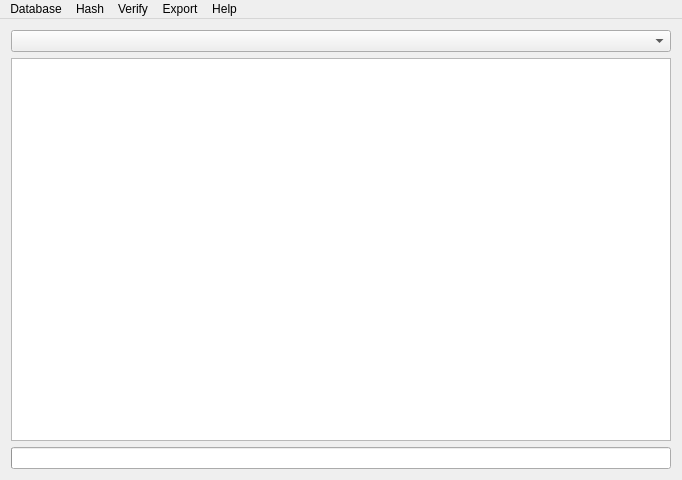
<?xml version="1.0" encoding="UTF-8"?>
<ui version="4.0">
 <class>MainWindow</class>
 <widget class="QMainWindow" name="MainWindow">
  <property name="geometry">
   <rect>
    <x>0</x>
    <y>0</y>
    <width>682</width>
    <height>480</height>
   </rect>
  </property>
  <widget class="QWidget" name="centralWidget">
   <layout class="QVBoxLayout" name="verticalLayout">
    <item>
     <layout class="QHBoxLayout" name="horizontalLayout">
      <item>
       <widget class="QComboBox" name="comboBoxTables">
        <property name="minimumSize">
         <size>
          <width>300</width>
          <height>0</height>
         </size>
        </property>
       </widget>
      </item>
     </layout>
    </item>
    <item>
     <widget class="QTableView" name="tableView"/>
    </item>
    <item>
     <widget class="QProgressBar" name="progressBar">
      <property name="value">
       <number>0</number>
      </property>
      <property name="textVisible">
       <bool>false</bool>
      </property>
     </widget>
    </item>
   </layout>
  </widget>
  <widget class="QMenuBar" name="menuBar">
   <property name="geometry">
    <rect>
     <x>0</x>
     <y>0</y>
     <width>682</width>
     <height>21</height>
    </rect>
   </property>
   <widget class="QMenu" name="menuDb">
    <property name="title">
     <string>Database</string>
    </property>
    <addaction name="actionDbNew"/>
    <addaction name="actionDbOpen"/>
    <addaction name="separator"/>
    <addaction name="actionE_xit"/>
   </widget>
   <widget class="QMenu" name="menuVerify">
    <property name="title">
     <string>Verify</string>
    </property>
    <addaction name="actionVerifyFile"/>
    <addaction name="actionVerifyDirectory"/>
   </widget>
   <widget class="QMenu" name="menuExport">
    <property name="title">
     <string>Export</string>
    </property>
    <addaction name="actionCurrent_Table"/>
   </widget>
   <widget class="QMenu" name="menuHash">
    <property name="title">
     <string>Hash</string>
    </property>
    <addaction name="actionHashFile"/>
    <addaction name="actionHashDirectory"/>
   </widget>
   <widget class="QMenu" name="menuHelp">
    <property name="title">
     <string>Help</string>
    </property>
    <addaction name="actionAbout"/>
    <addaction name="actionAbout_Qt"/>
   </widget>
   <addaction name="menuDb"/>
   <addaction name="menuHash"/>
   <addaction name="menuVerify"/>
   <addaction name="menuExport"/>
   <addaction name="menuHelp"/>
  </widget>
  <action name="actionHashFile">
   <property name="text">
    <string>File(s)</string>
   </property>
  </action>
  <action name="actionHashDirectory">
   <property name="text">
    <string>Directory</string>
   </property>
  </action>
  <action name="actionSet_file_filter">
   <property name="text">
    <string>Set file filter</string>
   </property>
  </action>
  <action name="actionVerifyFile">
   <property name="text">
    <string>File(s)</string>
   </property>
  </action>
  <action name="actionVerifyDirectory">
   <property name="text">
    <string>Directory</string>
   </property>
  </action>
  <action name="actionCurrent_Table">
   <property name="text">
    <string>Current Table</string>
   </property>
  </action>
  <action name="actionDbNew">
   <property name="text">
    <string>New...</string>
   </property>
  </action>
  <action name="actionDbOpen">
   <property name="text">
    <string>Open...</string>
   </property>
  </action>
  <action name="actionE_xit">
   <property name="text">
    <string>E&amp;xit</string>
   </property>
  </action>
  <action name="actionAbout">
   <property name="text">
    <string>About</string>
   </property>
  </action>
  <action name="actionAbout_Qt">
   <property name="text">
    <string>About Qt</string>
   </property>
  </action>
 </widget>
 <layoutdefault spacing="6" margin="11"/>
 <resources/>
 <connections/>
</ui>
